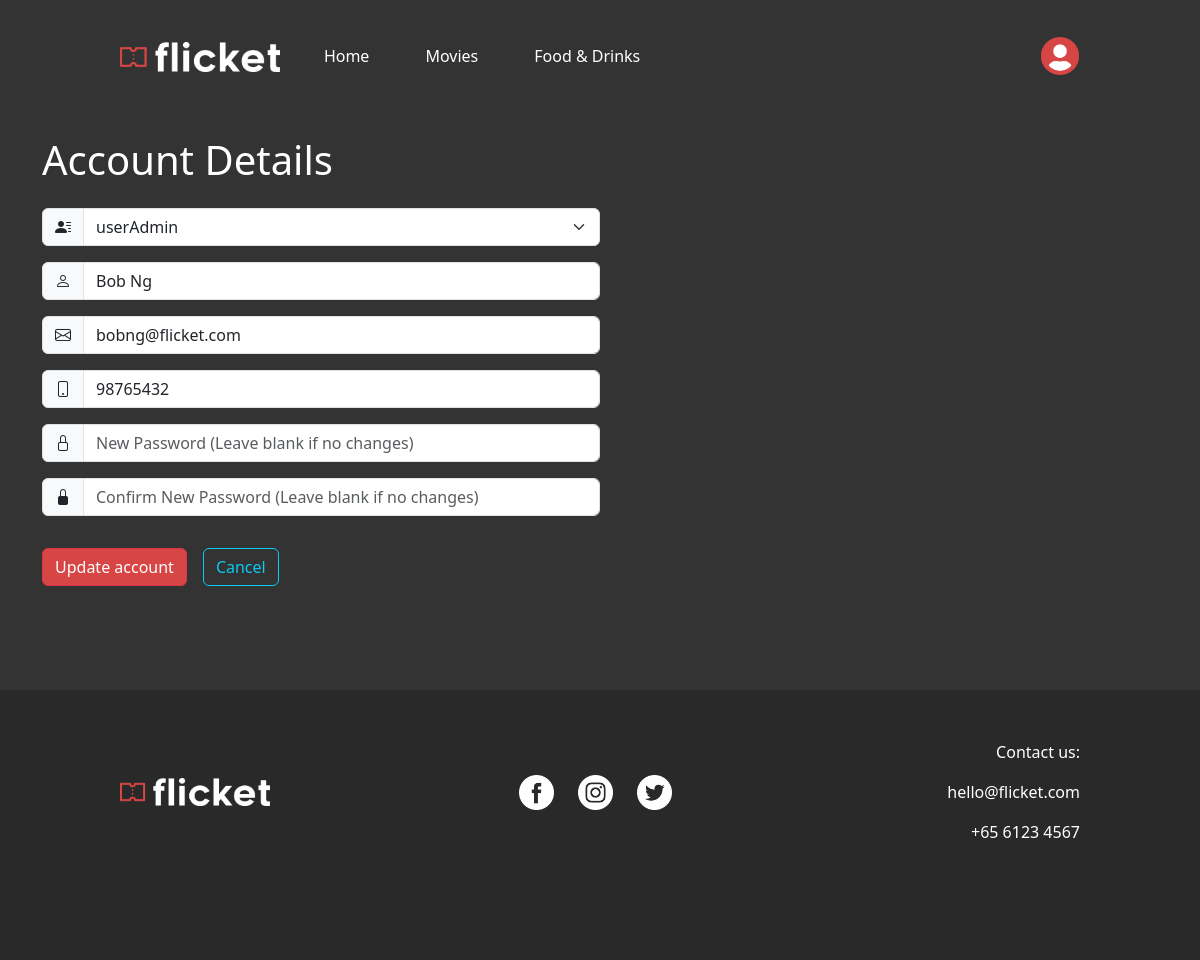
/editAccount/2 (signed in), run on an earlier commit of the app's database.
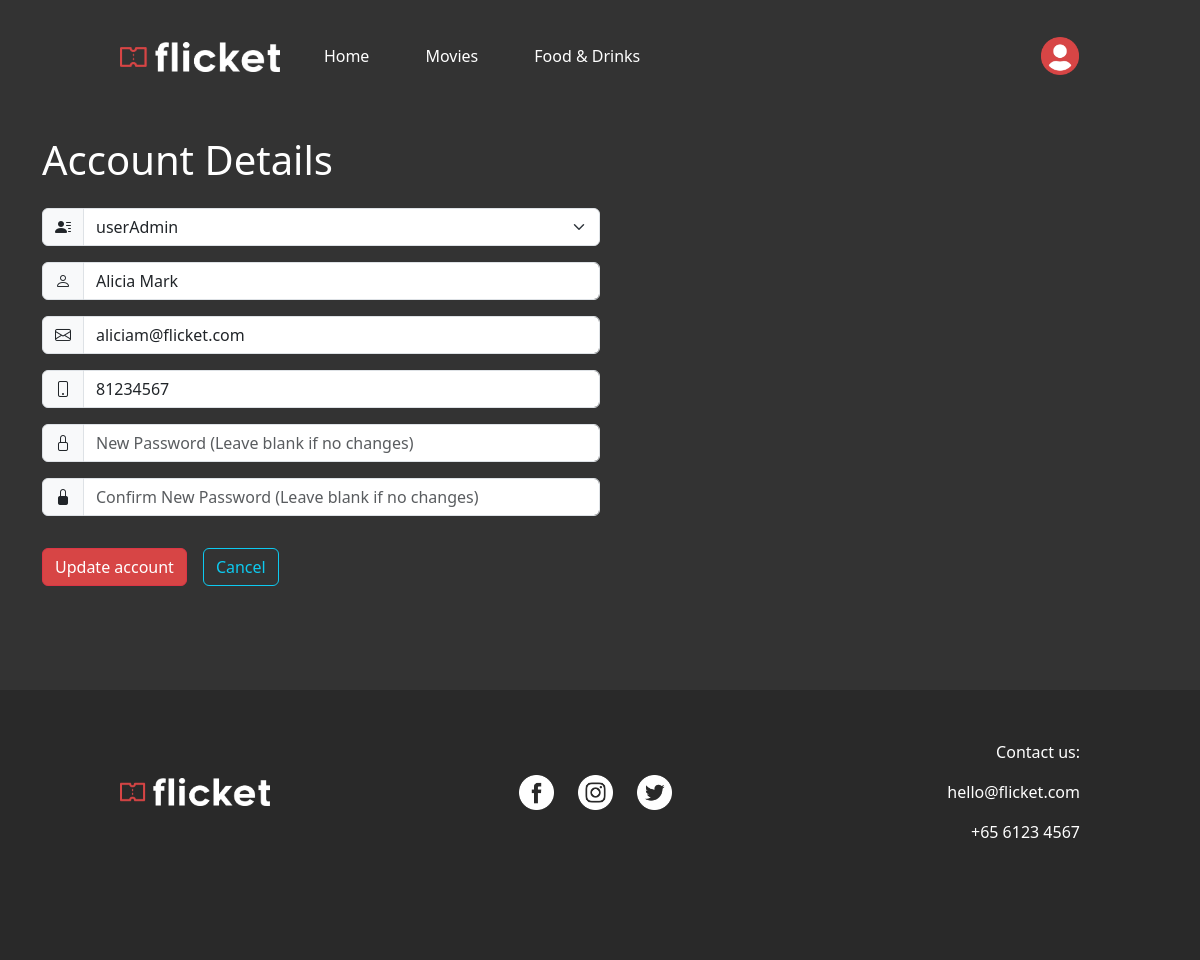
And on a later commit of the database.
### website/models.py (models this page shows)
class Account(db.Model, UserMixin): # Initialization of Database table's attributes
    id = db.Column(db.Integer, primary_key=True)
    userType = db.Column(db.String(12), nullable=False)
    fullName = db.Column(db.String(50), nullable=False)
    email = db.Column(db.String(50), unique=True, nullable=False)
    phoneNo = db.Column(db.Integer, nullable=False)
    password = db.Column(db.String(50), nullable=False)
    profile = db.relationship('Profile', backref='account', uselist=False, cascade="all, delete-orphan")

### website/auth.py (the view, shortened to what this page needs)
@auth.route('/editAccount/<int:id>', methods=['GET', 'POST']) # UPDATE ACCOUNT
@login_required
def editAccount(id):
    if current_user.userType != "userAdmin": # Prevent invalid logged in users from accessing
        return redirect(url_for('views.home'))
    else:
        accountDetails = Account.query.filter_by(id=id).first() # Get account details to pre-populate form
    return render_template("account/editAccount.html", accountDetails=accountDetails, account=current_user)

### website/__init__.py (called while the page is built)
def create_app():
    app = Flask(__name__, template_folder='templates', static_folder='static')
    app.config['SECRET_KEY'] = 'csit314flicket' # Secret key for session management
    basedir = os.path.abspath(os.path.dirname(__file__))
    app.config['SQLALCHEMY_DATABASE_URI'] = 'sqlite:///' + os.path.join(basedir, DB_NAME)
    db.init_app(app)
    from .views import views
    from .auth import auth
    app.register_blueprint(views, url_prefix='/')
    app.register_blueprint(auth, url_prefix='/')
    from .models import Account
    with app.app_context():
        db.create_all()
    login_manager = LoginManager()
    login_manager.login_view = 'views.home'
    login_manager.init_app(app)
    @login_manager.user_loader
    def load_user(id):
        return Account.query.get(int(id))
    return app

### website/templates/account/editAccount.html (shortened to what this page needs)
{% extends "base.html" %}
{% block content %}
    <h1>Account Details</h1>
    <form method="POST" class="w-50">
        <div class="input-group mt-4">
            <span class="input-group-text">
                <i class="bi bi-person-lines-fill"></i>
            </span>
            {% if accountDetails.userType == "customer" %}
                <input type="text" class="form-control" id="userType" name="userType" value="{{ accountDetails.userType }}" style="background-color: darkgray;" title="User type 'customer' cannot be changed" onclick="this.blur();" readonly>
            {% else %}
                <select class="form-select" id="userType" name="userType"  aria-label="Default select">
                    <option value="userAdmin" {% if accountDetails.userType == "userAdmin" %} selected {% endif %}>userAdmin</option>
                </select>
            {% endif %}
        </div>
        <div class="input-group mt-3">
            <span class="input-group-text">
                <i class="bi bi-person"></i>
            </span>
            <input type="text" class="form-control" id="fullName" name="fullName" placeholder="Full Name" value="{{ accountDetails.fullName }}" required>
        </div>
        <div class="input-group mt-3">
            <span class="input-group-text">
                <i class="bi bi-envelope"></i>
            </span>
            <input type="email" class="form-control" id="email" name="email" placeholder="Email" value="{{ accountDetails.email }}" required>
        </div>
        <div class="input-group mt-3">
            <span class="input-group-text">
                <i class="bi bi-phone"></i>
            </span>
            <input type="tel" class="form-control" id="phoneNo" name="phoneNo" placeholder="Phone" pattern="(6|8|9)\d{7}" value="{{ accountDetails.phoneNo }}" required>
        </div>
        <div class="input-group mt-3">
            <span class="input-group-text">
                <i class="bi bi-lock"></i>
            </span>
            <input type="password" class="form-control" id="nPassword1" name="nPassword1" placeholder="New Password (Leave blank if no changes)">
        </div>
        <div class="input-group mb-2 mt-3">
            <span class="input-group-text">
                <i class="bi bi-lock-fill"></i>
            </span>
            <input type="password" class="form-control" id="nPassword2" name="nPassword2" placeholder="Confirm New Password (Leave blank if no changes)">
        </div>
        <div class="d-flex">
            <button type="submit" class="btn btn-danger my-4 me-3">Update account</button>
            <a href="/manageAccounts" class="btn btn-outline-info my-4">Cancel</a>
        </div>
    </form>
{% endblock %}

What changed in the data, as far as the page shows it:
changed Account: userType (not shown) → "userAdmin"; fullName "Bob Ng" → "Alicia Mark"; email "bobng@flicket.com" → "aliciam@flicket.com"; phoneNo "98765432" → "81234567"
Also different on the page:
form field userType: "userAdmin" → (not shown)
